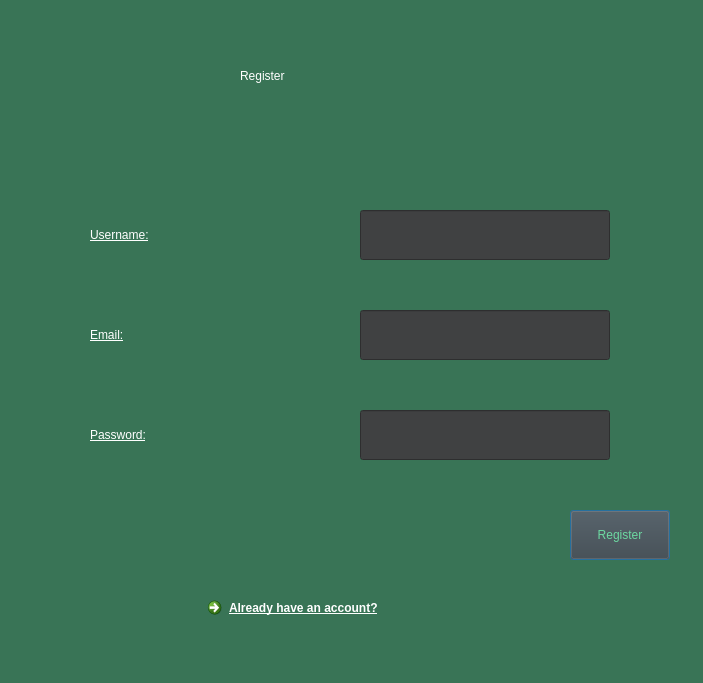
<?xml version="1.0" encoding="UTF-8"?>
<ui version="4.0">
 <class>RegisterForm</class>
 <widget class="QDialog" name="RegisterForm">
  <property name="geometry">
   <rect>
    <x>0</x>
    <y>0</y>
    <width>703</width>
    <height>683</height>
   </rect>
  </property>
  <property name="minimumSize">
   <size>
    <width>400</width>
    <height>500</height>
   </size>
  </property>
  <property name="windowTitle">
   <string>Dialog</string>
  </property>
  <property name="styleSheet">
   <string notr="true">font: 14pt &quot;Segoe UI&quot;;
background-color: rgb(57, 116, 86);
color: rgb(255, 255, 255);

</string>
  </property>
  <widget class="QLabel" name="Username">
   <property name="geometry">
    <rect>
     <x>90</x>
     <y>210</y>
     <width>250</width>
     <height>50</height>
    </rect>
   </property>
   <property name="styleSheet">
    <string notr="true">background-color: transparent;
text-decoration: underline;
font: 16pt &quot;Segoe UI&quot;;

</string>
   </property>
   <property name="text">
    <string>Username:</string>
   </property>
  </widget>
  <widget class="QLabel" name="Email">
   <property name="geometry">
    <rect>
     <x>90</x>
     <y>310</y>
     <width>250</width>
     <height>50</height>
    </rect>
   </property>
   <property name="styleSheet">
    <string notr="true">background-color: transparent;
text-decoration: underline;
font: 16pt &quot;Segoe UI&quot;;
</string>
   </property>
   <property name="text">
    <string>Email:</string>
   </property>
  </widget>
  <widget class="QLabel" name="Password">
   <property name="geometry">
    <rect>
     <x>90</x>
     <y>410</y>
     <width>250</width>
     <height>50</height>
    </rect>
   </property>
   <property name="styleSheet">
    <string notr="true">background-color: transparent;
text-decoration: underline;
font: 16pt &quot;Segoe UI&quot;;

</string>
   </property>
   <property name="text">
    <string>Password:</string>
   </property>
  </widget>
  <widget class="QPushButton" name="pushButton_register">
   <property name="geometry">
    <rect>
     <x>570</x>
     <y>510</y>
     <width>100</width>
     <height>50</height>
    </rect>
   </property>
   <property name="styleSheet">
    <string notr="true">background-color: rgb(64, 65, 66);
color: rgb(108, 217, 161);</string>
   </property>
   <property name="text">
    <string>Register</string>
   </property>
   <property name="default">
    <bool>true</bool>
   </property>
  </widget>
  <widget class="QLineEdit" name="lineEdit_username">
   <property name="geometry">
    <rect>
     <x>360</x>
     <y>210</y>
     <width>250</width>
     <height>50</height>
    </rect>
   </property>
   <property name="styleSheet">
    <string notr="true">background-color: rgb(64, 65, 66);
font: 10pt &quot;Segoe UI&quot;;
color: rgb(255, 255, 255);</string>
   </property>
   <property name="echoMode">
    <enum>QLineEdit::EchoMode::Normal</enum>
   </property>
  </widget>
  <widget class="QLineEdit" name="lineEdit_password">
   <property name="geometry">
    <rect>
     <x>360</x>
     <y>410</y>
     <width>250</width>
     <height>50</height>
    </rect>
   </property>
   <property name="styleSheet">
    <string notr="true">background-color: rgb(64, 65, 66);
font: 10pt &quot;Segoe UI&quot;;
color: rgb(255, 255, 255);</string>
   </property>
   <property name="echoMode">
    <enum>QLineEdit::EchoMode::Password</enum>
   </property>
  </widget>
  <widget class="QLineEdit" name="lineEdit_email">
   <property name="geometry">
    <rect>
     <x>360</x>
     <y>310</y>
     <width>250</width>
     <height>50</height>
    </rect>
   </property>
   <property name="styleSheet">
    <string notr="true">background-color: rgb(64, 65, 66);
font: 10pt &quot;Segoe UI&quot;;
color: rgb(255, 255, 255);</string>
   </property>
   <property name="echoMode">
    <enum>QLineEdit::EchoMode::Normal</enum>
   </property>
  </widget>
  <widget class="QLabel" name="LoginForm">
   <property name="geometry">
    <rect>
     <x>240</x>
     <y>40</y>
     <width>211</width>
     <height>71</height>
    </rect>
   </property>
   <property name="styleSheet">
    <string notr="true">font: 30pt &quot;Segoe UI&quot;;
background-color: transparent;</string>
   </property>
   <property name="text">
    <string>Register</string>
   </property>
  </widget>
  <widget class="QCommandLinkButton" name="Login">
   <property name="geometry">
    <rect>
     <x>200</x>
     <y>590</y>
     <width>371</width>
     <height>51</height>
    </rect>
   </property>
   <property name="styleSheet">
    <string notr="true">background-color: transparent;
text-decoration: underline;
font: 16pt &quot;Segoe UI&quot;;</string>
   </property>
   <property name="text">
    <string>Already have an account?</string>
   </property>
  </widget>
 </widget>
 <resources/>
 <connections/>
</ui>
